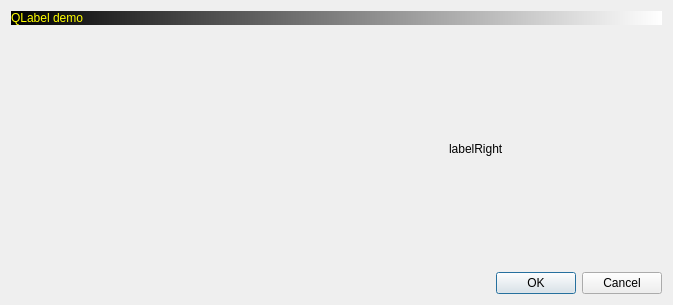
<?xml version="1.0" encoding="UTF-8"?>
<ui version="4.0">
 <class>CDialogBase</class>
 <widget class="QDialog" name="CDialogBase">
  <property name="geometry">
   <rect>
    <x>0</x>
    <y>0</y>
    <width>673</width>
    <height>305</height>
   </rect>
  </property>
  <property name="windowTitle">
   <string>Dialog</string>
  </property>
  <layout class="QGridLayout" name="gridLayout">
   <item row="2" column="0" colspan="3">
    <widget class="QDialogButtonBox" name="buttonBox">
     <property name="orientation">
      <enum>Qt::Horizontal</enum>
     </property>
     <property name="standardButtons">
      <set>QDialogButtonBox::Cancel|QDialogButtonBox::Ok</set>
     </property>
    </widget>
   </item>
   <item row="1" column="1">
    <widget class="QLabel" name="labelMiddle">
     <property name="sizePolicy">
      <sizepolicy hsizetype="Preferred" vsizetype="Preferred">
       <horstretch>0</horstretch>
       <verstretch>0</verstretch>
      </sizepolicy>
     </property>
     <property name="text">
      <string/>
     </property>
     <property name="pixmap">
      <pixmap>images/pic1.png</pixmap>
     </property>
     <property name="scaledContents">
      <bool>true</bool>
     </property>
    </widget>
   </item>
   <item row="1" column="2">
    <widget class="QLabel" name="labelRight">
     <property name="text">
      <string>labelRight</string>
     </property>
    </widget>
   </item>
   <item row="1" column="0">
    <widget class="QWidget" name="widget" native="true">
     <property name="sizePolicy">
      <sizepolicy hsizetype="Minimum" vsizetype="Expanding">
       <horstretch>0</horstretch>
       <verstretch>0</verstretch>
      </sizepolicy>
     </property>
     <property name="minimumSize">
      <size>
       <width>200</width>
       <height>100</height>
      </size>
     </property>
    </widget>
   </item>
   <item row="0" column="0" colspan="3">
    <widget class="QLabel" name="label0">
     <property name="styleSheet">
      <string notr="true">font: 36pt &quot;华文彩云&quot;;
background-color: qlineargradient(spread:pad, x1:0, y1:0, x2:1, y2:0, stop:0 rgba(0, 0, 0, 255), stop:1 rgba(255, 255, 255, 255));
color: rgb(255, 255, 0);</string>
     </property>
     <property name="text">
      <string>QLabel demo</string>
     </property>
    </widget>
   </item>
  </layout>
 </widget>
 <resources/>
 <connections>
  <connection>
   <sender>buttonBox</sender>
   <signal>accepted()</signal>
   <receiver>CDialogBase</receiver>
   <slot>accept()</slot>
   <hints>
    <hint type="sourcelabel">
     <x>248</x>
     <y>254</y>
    </hint>
    <hint type="destinationlabel">
     <x>157</x>
     <y>274</y>
    </hint>
   </hints>
  </connection>
  <connection>
   <sender>buttonBox</sender>
   <signal>rejected()</signal>
   <receiver>CDialogBase</receiver>
   <slot>reject()</slot>
   <hints>
    <hint type="sourcelabel">
     <x>316</x>
     <y>260</y>
    </hint>
    <hint type="destinationlabel">
     <x>286</x>
     <y>274</y>
    </hint>
   </hints>
  </connection>
 </connections>
</ui>
